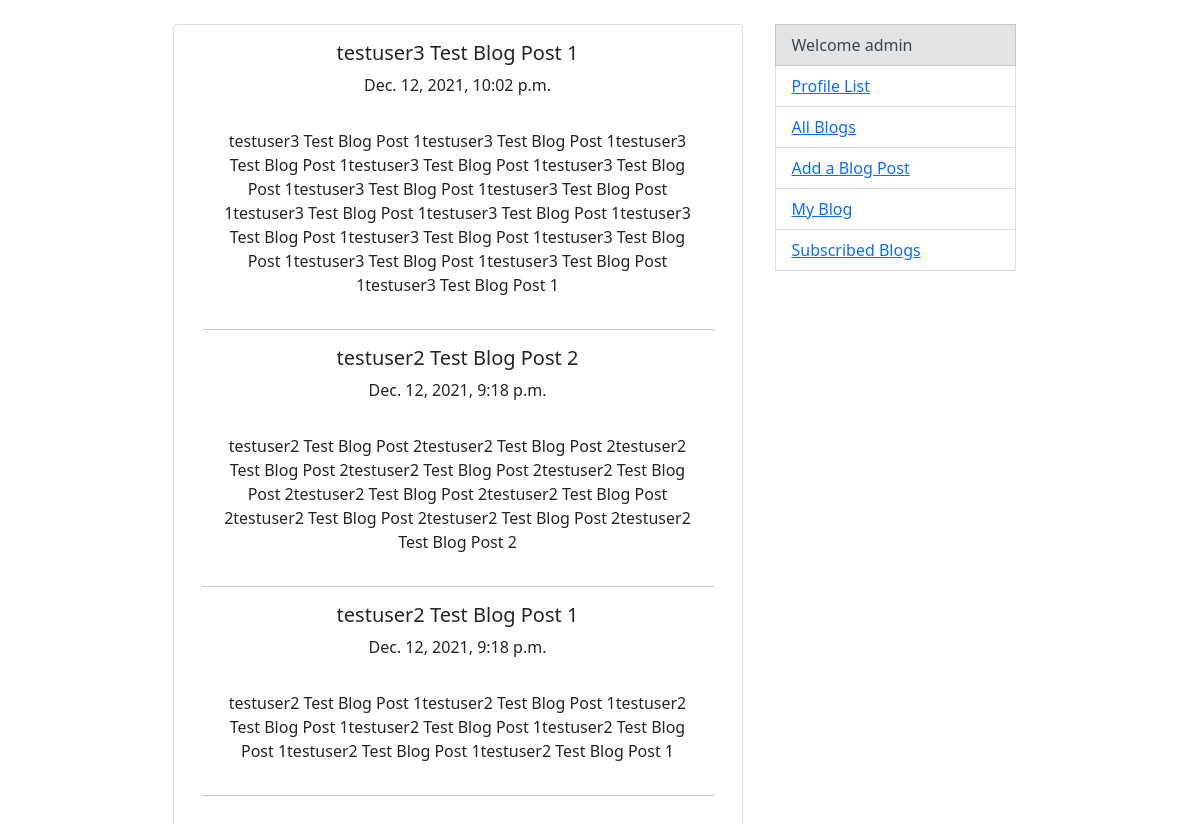
The page /blogs/subscribed-blog-posts (signed in) on the database its author committed.
### blogs/models.py (models this page shows, shortened)
class BlogPost(models.Model):
    author = models.ForeignKey(Profile, on_delete=models.CASCADE)
    post_title = models.CharField("Post Title", max_length=150, unique=True)
    post_content = models.TextField("Content")
    created = models.DateTimeField(auto_now_add=True)
    class Meta:
        ordering = ("-created",)

### blogs/views.py (the view)
# urls.py: path('subscribed-blog-posts', SubcribedBlogsListView.as_view(), name='subscribed-blogs')
class SubcribedBlogsListView(ListView):
    model = BlogPost
    template_name = 'blogs/subcribed_blogs.html'
    def get_context_data(self, **kwargs):
        context = super().get_context_data(**kwargs)
        profile = Profile.objects.get(user=self.request.user)
        users = [user for user in profile.subscribed.all()]
        posts = []
        for u in users:
            p = Profile.objects.get(user=u)
            p_posts = p.blogpost_set.all()
            posts.append(p_posts)
            unpack = sorted(chain(*posts), reverse=True, key=lambda obj: obj.created)
            context["posts"] = unpack
        return context

### blogs/templates/blogs/subcribed_blogs.html (shortened to what this page needs)
{% extends 'base.html' %}
{% block content %}
    {% for post in posts %}
        <h5 class="card-title">{{ post.post_title }}</h5>
        <p class="card-text">{{ post.created }}</p>
        <p class="card-body">{{ post.post_content }}</p>
        <hr>
    {% endfor %}
{% endblock %}

### templates/base.html (shortened to what this page needs)
<!doctype html>
<html lang="en">
    <head>
        <link href="https://cdn.jsdelivr.net/npm/bootstrap@5.0.2/dist/css/bootstrap.min.css" rel="stylesheet">
    </head>
    <body>
        <br>
        <div class="container">
            <div class="row justify-content-md-center">
                <div class="card col-6 text-center">
                    <div class="card-body">
                        {% block content %}
                        {% endblock %}
                    </div>
                </div>
                <div class="list-group col-3">
                    <ul>
                        <li class="list-group-item list-group-item-secondary" aria-current="true">Welcome {{ request.user }}</li>
                        <li class="list-group-item list-group-item-action"><a href="{% url "profiles:profiles" %}">Profile List</a></li>
                        <li class="list-group-item list-group-item-action"><a href="{% url "blogs:blogs" %}">All Blogs</a></li>
                        <li class="list-group-item list-group-item-action"><a href="#">Add a Blog Post</a></li>
                        <li class="list-group-item list-group-item-action"><a href="{% url "blogs:my-blog" user.pk %}">My Blog</a></li>
                        <li class="list-group-item list-group-item-action"><a href="{% url "blogs:subscribed-blogs" %}">Subscribed Blogs</a></li>
                    </ul>
                </div>
            </div>
        </div>
    </body>
</html>

### rows shown on the page
BlogPost: post_title "testuser3 Test Blog Post 1", created "Dec. 12, 2021, 10:02 p.m.", post_content "testuser3 Test Blog Post 1testuser3 Test Blog Post 1testuser3 Test Blog Post 1testuser3 Test Blog Post 1testuser3 Test Blog Post 1testuser3 Test Blog Post 1testuser3 Test Blog Post 1testuser3 Test Blog Post 1testuser3 Test Blog Post 1testuser3 Test Blog Post 1testuser3 Test Blog Post 1testuser3 Test Blog Post 1testuser3 Test Blog Post 1testuser3 Test Blog Post 1testuser3 Test Blog Post 1"
BlogPost: post_title "testuser2 Test Blog Post 2", created "Dec. 12, 2021, 9:18 p.m.", post_content "testuser2 Test Blog Post 2testuser2 Test Blog Post 2testuser2 Test Blog Post 2testuser2 Test Blog Post 2testuser2 Test Blog Post 2testuser2 Test Blog Post 2testuser2 Test Blog Post 2testuser2 Test Blog Post 2testuser2 Test Blog Post 2testuser2 Test Blog Post 2"
BlogPost: post_title "testuser2 Test Blog Post 1", created "Dec. 12, 2021, 9:18 p.m.", post_content "testuser2 Test Blog Post 1testuser2 Test Blog Post 1testuser2 Test Blog Post 1testuser2 Test Blog Post 1testuser2 Test Blog Post 1testuser2 Test Blog Post 1testuser2 Test Blog Post 1"

### other values the page prints
{{ request.user }} "admin"
